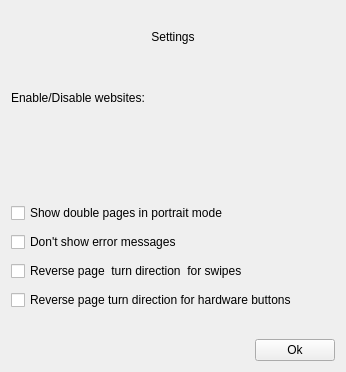
<?xml version="1.0" encoding="UTF-8"?>
<ui version="4.0">
 <class>SettingsDialog</class>
 <widget class="QDialog" name="SettingsDialog">
  <property name="geometry">
   <rect>
    <x>0</x>
    <y>0</y>
    <width>346</width>
    <height>372</height>
   </rect>
  </property>
  <property name="windowTitle">
   <string>Dialog</string>
  </property>
  <layout class="QVBoxLayout" name="verticalLayout">
   <property name="spacing">
    <number>9</number>
   </property>
   <item>
    <widget class="QLabel" name="labelTitle">
     <property name="text">
      <string>Settings</string>
     </property>
     <property name="alignment">
      <set>Qt::AlignCenter</set>
     </property>
     <property name="margin">
      <number>30</number>
     </property>
    </widget>
   </item>
   <item>
    <widget class="QLabel" name="label">
     <property name="text">
      <string>Enable/Disable websites:</string>
     </property>
    </widget>
   </item>
   <item>
    <widget class="QFrame" name="frameMangaScources">
     <property name="sizePolicy">
      <sizepolicy hsizetype="Expanding" vsizetype="Preferred">
       <horstretch>0</horstretch>
       <verstretch>0</verstretch>
      </sizepolicy>
     </property>
     <property name="frameShape">
      <enum>QFrame::NoFrame</enum>
     </property>
     <property name="frameShadow">
      <enum>QFrame::Plain</enum>
     </property>
     <property name="lineWidth">
      <number>0</number>
     </property>
     <layout class="QVBoxLayout" name="verticalLayout_2">
      <property name="spacing">
       <number>9</number>
      </property>
     </layout>
    </widget>
   </item>
   <item>
    <spacer name="verticalSpacer_2">
     <property name="orientation">
      <enum>Qt::Vertical</enum>
     </property>
     <property name="sizeType">
      <enum>QSizePolicy::Fixed</enum>
     </property>
     <property name="sizeHint" stdset="0">
      <size>
       <width>20</width>
       <height>10</height>
      </size>
     </property>
    </spacer>
   </item>
   <item>
    <widget class="QCheckBox" name="checkBoxDoublePages">
     <property name="text">
      <string>Show double pages in portrait mode</string>
     </property>
    </widget>
   </item>
   <item>
    <widget class="QCheckBox" name="checkBoxHideErrorMessages">
     <property name="text">
      <string>Don't show error messages</string>
     </property>
    </widget>
   </item>
   <item>
    <widget class="QCheckBox" name="checkBoxReverseSwipeDirection">
     <property name="text">
      <string>Reverse page  turn direction  for swipes</string>
     </property>
    </widget>
   </item>
   <item>
    <widget class="QCheckBox" name="checkBoxReverseButtonDirection">
     <property name="text">
      <string>Reverse page turn direction for hardware buttons</string>
     </property>
    </widget>
   </item>
   <item>
    <spacer name="verticalSpacer">
     <property name="orientation">
      <enum>Qt::Vertical</enum>
     </property>
     <property name="sizeType">
      <enum>QSizePolicy::Fixed</enum>
     </property>
     <property name="sizeHint" stdset="0">
      <size>
       <width>20</width>
       <height>20</height>
      </size>
     </property>
    </spacer>
   </item>
   <item>
    <layout class="QHBoxLayout" name="horizontalLayout">
     <item>
      <spacer name="horizontalSpacer">
       <property name="orientation">
        <enum>Qt::Horizontal</enum>
       </property>
       <property name="sizeHint" stdset="0">
        <size>
         <width>40</width>
         <height>20</height>
        </size>
       </property>
      </spacer>
     </item>
     <item>
      <widget class="QPushButton" name="pushButtonOk">
       <property name="focusPolicy">
        <enum>Qt::NoFocus</enum>
       </property>
       <property name="text">
        <string> Ok </string>
       </property>
      </widget>
     </item>
    </layout>
   </item>
  </layout>
 </widget>
 <resources/>
 <connections/>
</ui>
